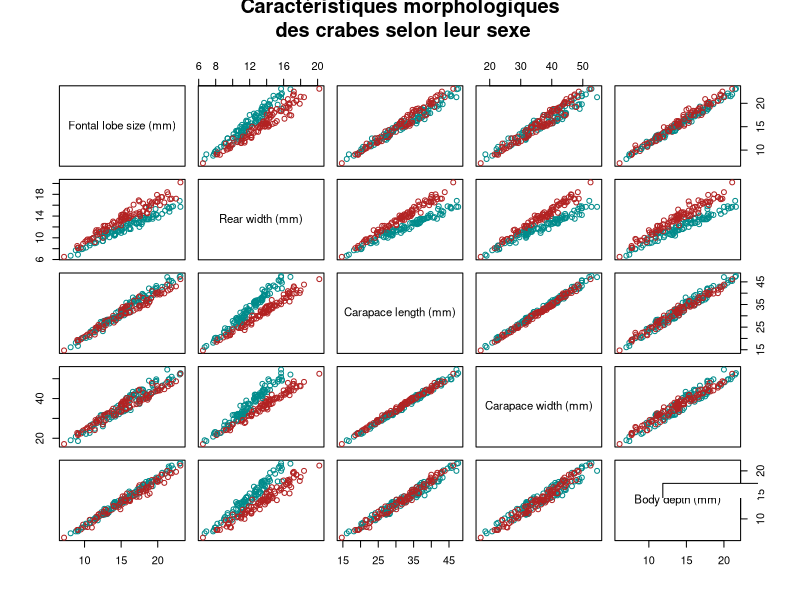
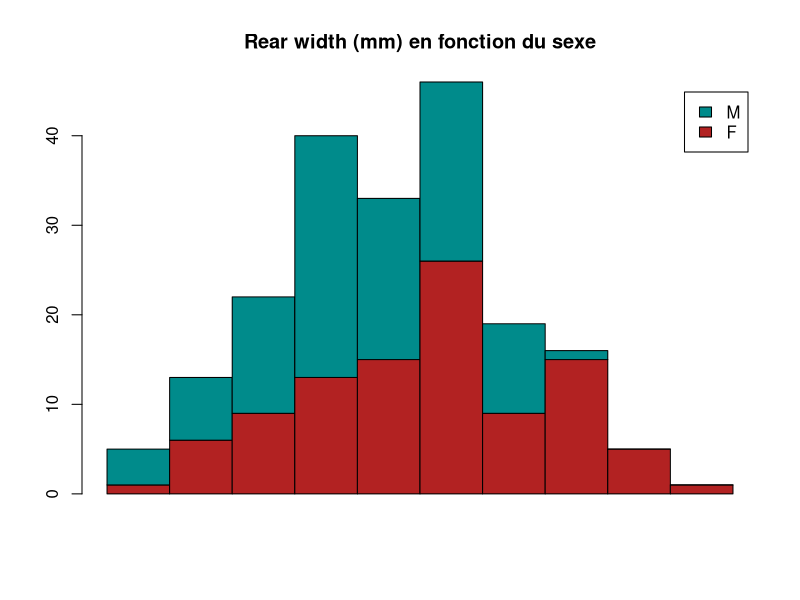
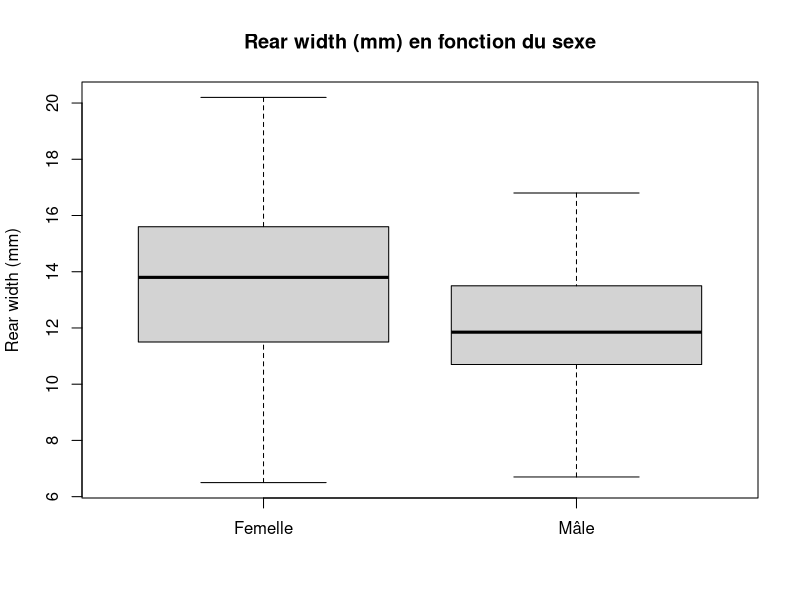
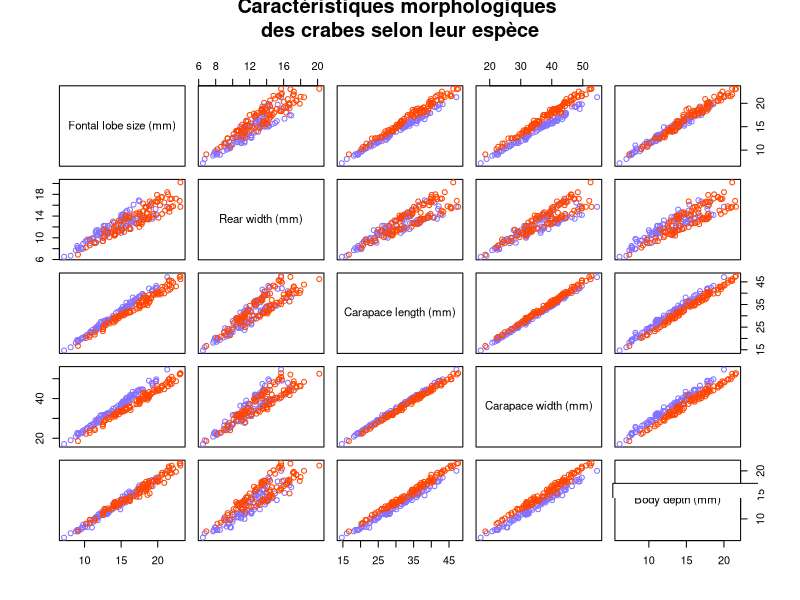
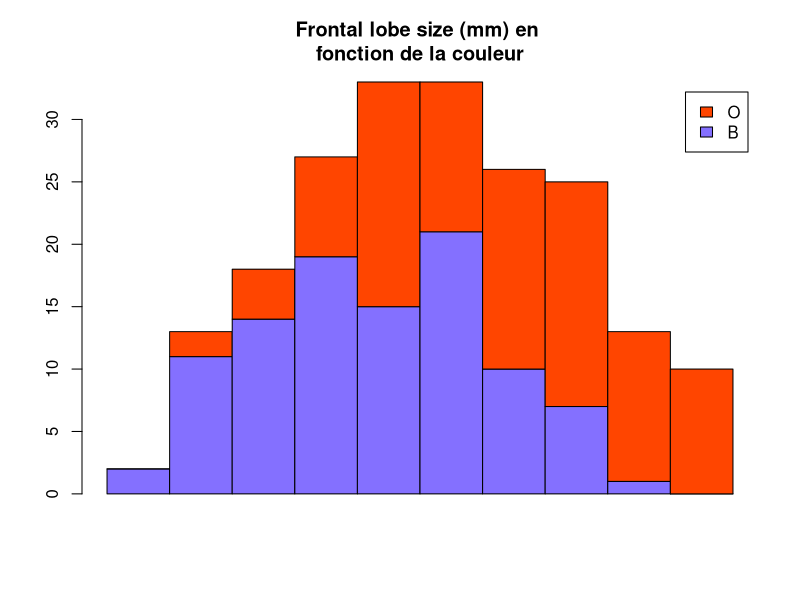
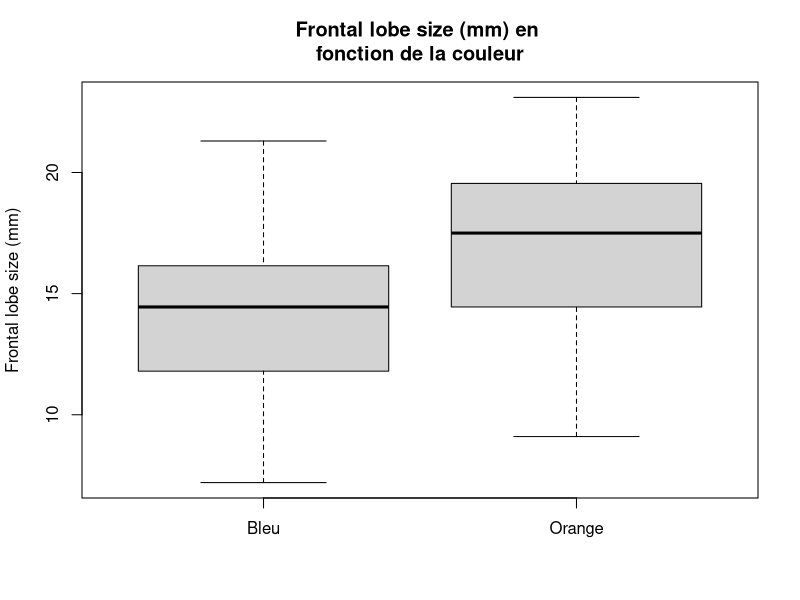
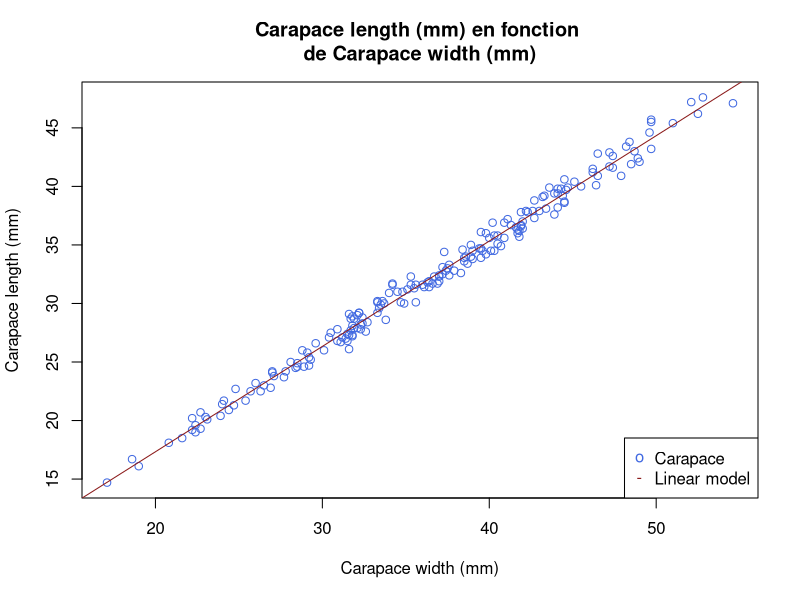

The R source for these figures, in order:
library(sm) # Chargement de sm

library(MASS)
data(crabs)
crabsquant <- crabs[,4:8]


############################### Question 1 ############################### 

table(crabs$sex) # Autant de femelles que de mâles
table(crabs$sp) # Autant d'espèces O que d'espèces B

labelsNames <- c("Fontal lobe size (mm)", "Rear width (mm)", "Carapace length (mm)",
                "Carapace width (mm)", "Body depth (mm)")

pdf("./images/1_dot_2/crabes_selon_sexe.pdf")
plot(crabsquant, main="Caractéristiques morphologiques\n des crabes selon leur sexe", 
	pch=21, 
	col=c("firebrick", "darkcyan")[crabs[,2]],
	labels=labelsNames	
	)
legend("bottomright", 200,legend=c("Femelle", "Mâle"), 
	col = c("firebrick", "darkcyan"), pch = 21, inset=0)
# Il semblerait que le sexe impacte notablement le paramètre "Rear width" 
dev.off()

pause()

inter <- seq(min(crabs$RW), max(crabs$RW), by=(max(crabs$RW)-min(crabs$RW))/10)
# Création d'un vecteur commencant par le plus petit RW et se terminant par le plus grand RW
# Le pas est de (1/10 * max-min) -> le vecteur contient donc 11 valeurs
hF <- hist(plot=F, crabs$RW[crabs$sex=='F'], breaks=inter)
# Une list de 'breaks' (les valeurs limites de chaque 'bin') et du nombre de valeurs dans chaque bin 
# est retournée.
hM <- hist(plot=F, crabs$RW[crabs$sex=='M'], breaks=inter)
# Une list de 'breaks' (les valeurs limites de chaque 'bin') et du nombre de valeurs dans chaque bin 
# est retournée.

pdf("./images/1_dot_2/hist_rear_width_fonction_sexe.pdf")
barplot(rbind(hF$counts,hM$counts),space=0,
legend=levels(crabs$sex), main="Rear width (mm) en fonction du sexe", 
	col=c('firebrick', 'darkcyan'))
dev.off()

pause()

pdf("./images/1_dot_2/boxplot_rear_width_fonction_sexe.pdf")
boxplot(crabs$RW[crabs$sex=='F'], crabs$RW[crabs$sex=='M'],
	main="Rear width (mm) en fonction du sexe",
	names=c("Femelle", "Mâle"), ylab="Rear width (mm)")
dev.off()

pause()


pdf("./images/1_dot_2/crabes_selon_espece.pdf")
plot(crabsquant, main="Caractéristiques morphologiques \ndes crabes selon leur espèce", 
	pch=21, 
	col=c("lightslateblue", "orangered")[crabs[,1]],
	labels=labelsNames)
legend("bottomright", 200,legend=c("Espèce bleue", "Espèce orange"), 
	col = c("lightslateblue", "orangered"), pch = 21, inset=0)
# Il semblerait que les paramètres "Carapace width" et "Fontal lobe size" soient
# impactés par l'espèce de crabe
dev.off()

pause()

inter <- seq(min(crabs$FL), max(crabs$FL), by=(max(crabs$FL)-min(crabs$FL))/10)
# Création d'un vecteur commencant par le plus petit FL et se terminant par le plus grand FL
# Le pas est de (1/10 * max-min) -> le vecteur contient donc 11 valeurs
hB <- hist(plot=F, crabs$FL[crabs$sp=='B'], breaks=inter)
# Une list de 'breaks' (les valeurs limites de chaque 'bin') et du nombre de valeurs dans chaque bin 
# est retournée.
hO <- hist(plot=F, crabs$FL[crabs$sp=='O'], breaks=inter)
# Une list de 'breaks' (les valeurs limites de chaque 'bin') et du nombre de valeurs dans chaque bin 
# est retournée.

pdf("./images/1_dot_2/hist_frontal_lobe_size_fonction_espece.pdf")
barplot(rbind(hB$counts, hO$counts), space=0,
legend=levels(crabs$sp), main="Frontal lobe size (mm) en \nfonction de la couleur", 
	col=c('lightslateblue', 'orangered'))
dev.off()

pause()

pdf("./images/1_dot_2/boxplot_frontal_lobe_size_fonction_espece.pdf")
boxplot(crabs$FL[crabs$sp=='B'], crabs$FL[crabs$sp=='O'],
	main="Frontal lobe size (mm) en \nfonction de la couleur",
	names=c("Bleu", "Orange"), ylab="Frontal lobe size (mm)")
dev.off()

pause()


############################### Question 2 ############################### 

# Graphiquement, on remarque assez facilement l'existence de corrélations, de relations linéaires
# entre toutes les variables quantitatives prises 2 à 2.

print(cov(crabsquant))

print(cor(crabsquant, method="pearson"))
# Le calcul de la matrice de variance-covariance empirique semble confirmer l'existence de corrélations entre 
# entre les différentes variables.
pause()

# Afin d'illustrer mes dires, je vais réaliser un test de corélation entre les variables 
# Carapace length (mm) et Carapace width (mm). L'hypothèse nulle de ce test est l'absence de 
# corrélation entre ces deux variables.
print(cor.test(crabsquant$CL, crabsquant$CW, method="pearson"))
# Le degré de signification (p-value) est striment inférieur à 2.2e-16. Cela signifie que pour
# un niveau de signification (alpha) de 1%, on s'autoriserait à rejeter l'hypothèse nulle.
# Il y a donc corrélation entre les deux variables.
# Cette corrélation semble linéaire.

pause()

# Afin de prouve cela, nous allons tenter une régression linéaire entre ces deux variables
lM <- lm(crabsquant$CL ~ crabsquant$CW)
print(lM) # On peut consulter le modèle (l'ordonnée à l'origine et le coefficient directeur)

pause()

pdf("./images/1_dot_2/carapace_length_fonction_carapace_width.pdf")
plot(crabsquant$CW, crabsquant$CL, col="royalblue", 
	main="Carapace length (mm) en fonction \nde Carapace width (mm)", 
	xlab="Carapace width (mm)", ylab="Carapace length (mm)")
abline(lM, col="firebrick4")
legend("bottomright", 200, legend=c("Carapace", "Linear model"), 
	col=c("royalblue", "firebrick4"), pch=c('o','-'))
dev.off()
